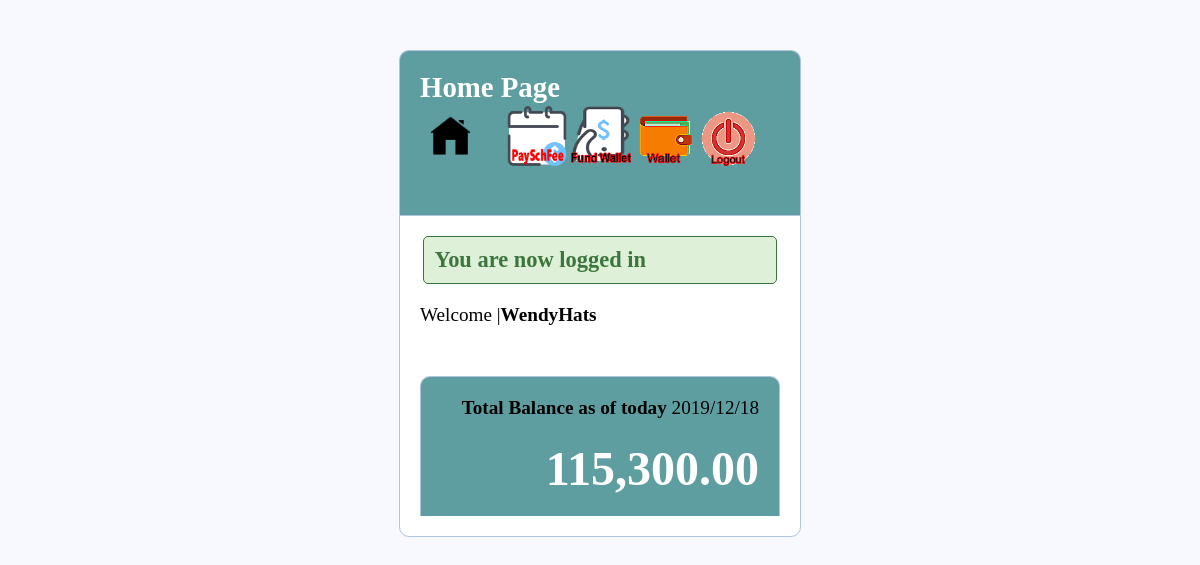
/index.php (signed in), run on an earlier commit of the app's database.
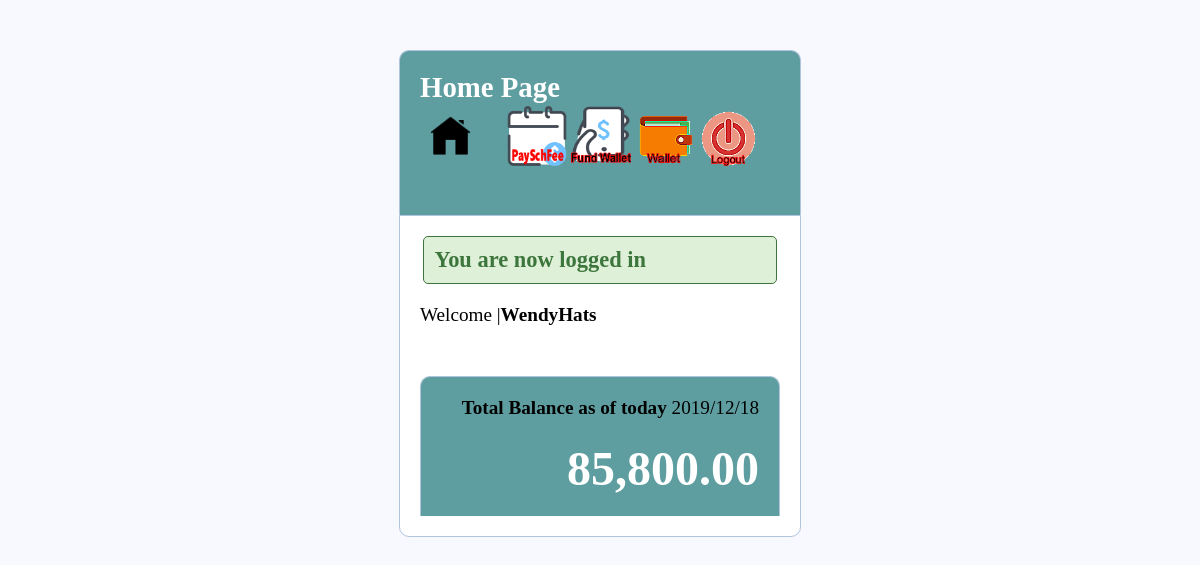
And on a later commit of the database.
### tables this page shows
CREATE TABLE IF NOT EXISTS `users` (
  `id` int(11) NOT NULL AUTO_INCREMENT,
  `username` varchar(100) NOT NULL,
  `email` varchar(100) NOT NULL,
  `password` varchar(100) NOT NULL,
  `wallet_balance` int(7) NOT NULL DEFAULT '0',
  `bonus` int(7) NOT NULL DEFAULT '0',
  `last_payment_amount` int(7) NOT NULL DEFAULT '0',
  PRIMARY KEY (`id`)
);

### index.php (the view, shortened to what this page needs)
<!DOCTYPE html>
<html>
<head>
	<link rel="stylesheet" type="text/css" href="style.css">
</head>
<body>
<div class="header">
	<h2 align="left">Home Page</h2>
    <table width="338" border="0">
      <tr>
        <td width="57"><a href="index.php" style="color: red;"><img src="images/home.png" alt="paySchf" width="41" height="41" border="0"></a></td>
        <td width="271"><div align="right">
		<a href="payschoolfees.php" style="color: red;"><img src="images/pay-date.png" alt="paySchf" width="60" height="60" border="0"></a>
		<a href="fundwallet.php" style="color: red;"><img src="images/fundWallet.png" alt="fund" width="60" height="60" border="0"></a>
		<a href="history.php" style="color: red;"><img src="images/wallet2.png" alt="chkwallet" width="60" height="60" border="0"></a>
		<a href="index.php?logout='1'" style="color: red;"><img src="images/shutdown.png" alt="logoff"width="55" height="55"></a></div></td>
      </tr>
    </table>
  <p align="right">&nbsp;</p>
</div>
<div class="content">
  	<?php if (isset($_SESSION['success'])) : ?>
      <div class="error success" >
      	<h3>
          <?php
          	echo $_SESSION['success'];
          ?>
      	</h3>
      </div>
  	<?php endif ?>
    <?php  if (isset($_SESSION['username'])) : ?>
    	<p>Welcome |<strong><?php echo $_SESSION['username']; ?></strong></p>
          <?php endif ?>
  <div class="page">
  <p align="right"><b>Total Balance as of today</b> <?php echo date("Y/m/d");?></p>
  <p>
    <?php
	$db = mysqli_connect('localhost', 'root', '', 'registration');
	$username = $_SESSION['username'];
	$Query="SELECT * FROM users WHERE username='$username'";
				if ($result = $db->query($Query)) {
				while ($row = $result->fetch_assoc()) {
											$wallet_balance = $row['wallet_balance'];
							echo "<br />";
							 $wallet_balance=number_format($wallet_balance,2);
  							echo "<p align ='right'><b><font color='white' size='24'> $wallet_balance</font></b></p>";
									}
						}
	?>
  </p>
  </div>
</div>
</body>
</html>

### style.css (style rules this page uses)
* { margin: 0px; padding: 0px; }
body { font-size: 120%; background: #F8F8FF; }
.header { width: 30%; margin: 50px auto 0px; color: white; background: #5F9EA0; text-align: center; border: 1px solid #B0C4DE; border-bottom: none; border-radius: 10px 10px 0px 0px; padding: 20px; }
form, .content { width: 30%; margin: 0px auto; padding: 20px; border: 1px solid #B0C4DE; background: white; border-radius: 0px 0px 10px 10px; }
.error { width: 92%; margin: 0px auto; padding: 10px; border: 1px solid #a94442; color: #a94442; background: #f2dede; border-radius: 5px; text-align: left; }
.success { color: #3c763d; background: #dff0d8; border: 1px solid #3c763d; margin-bottom: 20px; }
.page { margin: 50px auto 0px; color: #000000; background:#5F9EA0; text-align: center; border: 1px solid #B0C4DE; border-bottom: none; border-radius: 10px 10px 0px 0px; padding: 20px; }

What changed in the data, as far as the page shows it:
changed users: wallet_balance "115,300.00" → "85,800.00"
